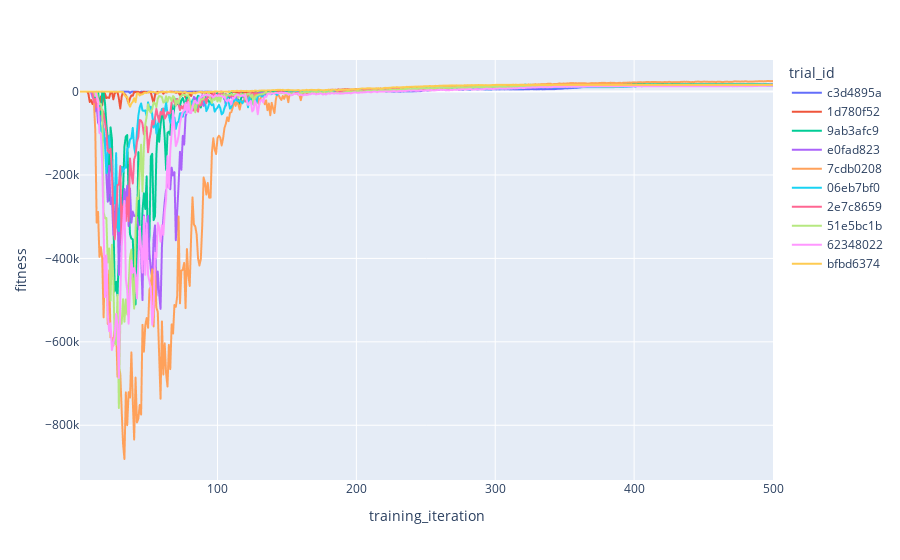

The cell this chart's notebook holds for it:
### Code cell
fig = px.line(
    data_frame=tuning_history_top,
    x="training_iteration",
    y="fitness",
    color="trial_id",
)
fig.show()

### Figure 1 — Plotly figure (JSON) as saved in the notebook; plotly's stock layout.template omitted (floating-point values rounded to 4 significant figures; data arrays with more than 128 entries replaced by an {"elided": "..."} marker saying what was removed)
{"data": [{"hovertemplate": "trial_id=c3d4895a<br>training_iteration=%{x}<br>fitness=%{y}<extra></extra>", "legendgroup": "c3d4895a", "line": {"color": "#636efa", "dash": "solid"}, "marker": {"symbol": "circle"}, "mode": "lines", "name": "c3d4895a", "showlegend": true, "type": "scattergl", "x": {"elided": "500 int values"}, "xaxis": "x", "y": {"elided": "500 float values"}, "yaxis": "y"}, {"hovertemplate": "trial_id=1d780f52<br>training_iteration=%{x}<br>fitness=%{y}<extra></extra>", "legendgroup": "1d780f52", "line": {"color": "#EF553B", "dash": "solid"}, "marker": {"symbol": "circle"}, "mode": "lines", "name": "1d780f52", "showlegend": true, "type": "scattergl", "x": {"elided": "500 int values"}, "xaxis": "x", "y": {"elided": "500 float values"}, "yaxis": "y"}, {"hovertemplate": "trial_id=9ab3afc9<br>training_iteration=%{x}<br>fitness=%{y}<extra></extra>", "legendgroup": "9ab3afc9", "line": {"color": "#00cc96", "dash": "solid"}, "marker": {"symbol": "circle"}, "mode": "lines", "name": "9ab3afc9", "showlegend": true, "type": "scattergl", "x": {"elided": "500 int values"}, "xaxis": "x", "y": {"elided": "500 float values"}, "yaxis": "y"}, {"hovertemplate": "trial_id=e0fad823<br>training_iteration=%{x}<br>fitness=%{y}<extra></extra>", "legendgroup": "e0fad823", "line": {"color": "#ab63fa", "dash": "solid"}, "marker": {"symbol": "circle"}, "mode": "lines", "name": "e0fad823", "showlegend": true, "type": "scattergl", "x": {"elided": "500 int values"}, "xaxis": "x", "y": {"elided": "500 float values"}, "yaxis": "y"}, {"hovertemplate": "trial_id=7cdb0208<br>training_iteration=%{x}<br>fitness=%{y}<extra></extra>", "legendgroup": "7cdb0208", "line": {"color": "#FFA15A", "dash": "solid"}, "marker": {"symbol": "circle"}, "mode": "lines", "name": "7cdb0208", "showlegend": true, "type": "scattergl", "x": {"elided": "500 int values"}, "xaxis": "x", "y": {"elided": "500 float values"}, "yaxis": "y"}, {"hovertemplate": "trial_id=06eb7bf0<br>training_iteration=%{x}<br>fitness=%{y}<extra></extra>", "legendgroup": "06eb7bf0", "line": {"color": "#19d3f3", "dash": "solid"}, "marker": {"symbol": "circle"}, "mode": "lines", "name": "06eb7bf0", "showlegend": true, "type": "scattergl", "x": {"elided": "500 int values"}, "xaxis": "x", "y": {"elided": "500 float values"}, "yaxis": "y"}, {"hovertemplate": "trial_id=2e7c8659<br>training_iteration=%{x}<br>fitness=%{y}<extra></extra>", "legendgroup": "2e7c8659", "line": {"color": "#FF6692", "dash": "solid"}, "marker": {"symbol": "circle"}, "mode": "lines", "name": "2e7c8659", "showlegend": true, "type": "scattergl", "x": {"elided": "500 int values"}, "xaxis": "x", "y": {"elided": "500 float values"}, "yaxis": "y"}, {"hovertemplate": "trial_id=51e5bc1b<br>training_iteration=%{x}<br>fitness=%{y}<extra></extra>", "legendgroup": "51e5bc1b", "line": {"color": "#B6E880", "dash": "solid"}, "marker": {"symbol": "circle"}, "mode": "lines", "name": "51e5bc1b", "showlegend": true, "type": "scattergl", "x": {"elided": "500 int values"}, "xaxis": "x", "y": {"elided": "500 float values"}, "yaxis": "y"}, {"hovertemplate": "trial_id=62348022<br>training_iteration=%{x}<br>fitness=%{y}<extra></extra>", "legendgroup": "62348022", "line": {"color": "#FF97FF", "dash": "solid"}, "marker": {"symbol": "circle"}, "mode": "lines", "name": "62348022", "showlegend": true, "type": "scattergl", "x": {"elided": "500 int values"}, "xaxis": "x", "y": {"elided": "500 float values"}, "yaxis": "y"}, {"hovertemplate": "trial_id=bfbd6374<br>training_iteration=%{x}<br>fitness=%{y}<extra></extra>", "legendgroup": "bfbd6374", "line": {"color": "#FECB52", "dash": "solid"}, "marker": {"symbol": "circle"}, "mode": "lines", "name": "bfbd6374", "showlegend": true, "type": "scattergl", "x": {"elided": "500 int values"}, "xaxis": "x", "y": {"elided": "500 float values"}, "yaxis": "y"}], "layout": {"legend": {"title": {"text": "trial_id"}, "tracegroupgap": 0}, "margin": {"t": 60}, "xaxis": {"anchor": "y", "domain": [0, 1], "title": {"text": "training_iteration"}}, "yaxis": {"anchor": "x", "domain": [0, 1], "title": {"text": "fitness"}}}}
